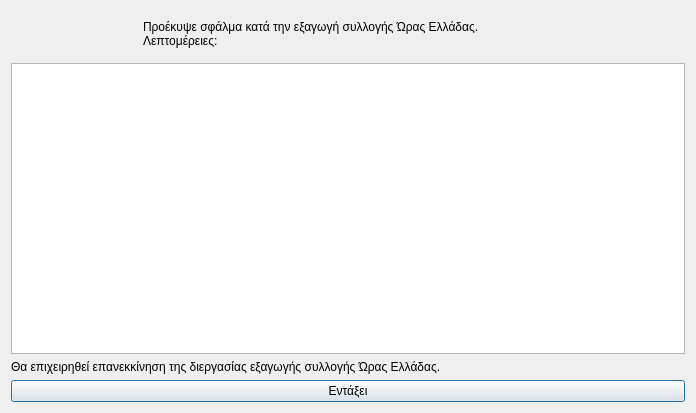
<?xml version="1.0" encoding="UTF-8"?>
<ui version="4.0">
 <class>Dialog</class>
 <widget class="QDialog" name="Dialog">
  <property name="geometry">
   <rect>
    <x>0</x>
    <y>0</y>
    <width>696</width>
    <height>413</height>
   </rect>
  </property>
  <property name="windowTitle">
   <string>Σφάλμα στην διεργασία εξαγωγής συλλογής Ώρας Ελλάδας</string>
  </property>
  <property name="windowIcon">
   <iconset resource="../../../../icons.qrc">
    <normaloff>:/rest-windows/assets/images/rest-windows/information.png</normaloff>:/rest-windows/assets/images/rest-windows/information.png</iconset>
  </property>
  <layout class="QGridLayout" name="gridLayout">
   <item row="0" column="0">
    <widget class="QFrame" name="frame">
     <property name="styleSheet">
      <string notr="true">QFrame{border:0px;}</string>
     </property>
     <property name="frameShape">
      <enum>QFrame::StyledPanel</enum>
     </property>
     <property name="frameShadow">
      <enum>QFrame::Raised</enum>
     </property>
     <layout class="QHBoxLayout" name="horizontalLayout">
      <item>
       <widget class="QLabel" name="image_label">
        <property name="maximumSize">
         <size>
          <width>117</width>
          <height>117</height>
         </size>
        </property>
        <property name="text">
         <string/>
        </property>
        <property name="pixmap">
         <pixmap resource="../../../../icons.qrc">:/rest-windows/assets/images/rest-windows/information.png</pixmap>
        </property>
        <property name="scaledContents">
         <bool>true</bool>
        </property>
       </widget>
      </item>
      <item>
       <widget class="QLabel" name="label">
        <property name="text">
         <string>Προέκυψε σφάλμα κατά την εξαγωγή συλλογής Ώρας Ελλάδας.
Λεπτομέρειες:</string>
        </property>
        <property name="alignment">
         <set>Qt::AlignJustify|Qt::AlignVCenter</set>
        </property>
       </widget>
      </item>
     </layout>
    </widget>
   </item>
   <item row="3" column="0">
    <widget class="QPushButton" name="ok">
     <property name="text">
      <string>Εντάξει</string>
     </property>
     <property name="icon">
      <iconset resource="../../../../icons.qrc">
       <normaloff>:/rest-windows/assets/images/rest-windows/ok.png</normaloff>:/rest-windows/assets/images/rest-windows/ok.png</iconset>
     </property>
    </widget>
   </item>
   <item row="1" column="0">
    <widget class="QPlainTextEdit" name="details"/>
   </item>
   <item row="2" column="0">
    <widget class="QLabel" name="label_2">
     <property name="text">
      <string>Θα επιχειρηθεί επανεκκίνηση της διεργασίας εξαγωγής συλλογής Ώρας Ελλάδας.</string>
     </property>
     <property name="alignment">
      <set>Qt::AlignJustify|Qt::AlignVCenter</set>
     </property>
    </widget>
   </item>
  </layout>
 </widget>
 <tabstops>
  <tabstop>details</tabstop>
  <tabstop>ok</tabstop>
 </tabstops>
 <resources>
  <include location="../../../../icons.qrc"/>
  <include location="../../../../icons.qrc"/>
  <include location="../../../../icons.qrc"/>
  <include location="../../../../icons.qrc"/>
  <include location="../../../../icons.qrc"/>
 </resources>
 <connections/>
</ui>
